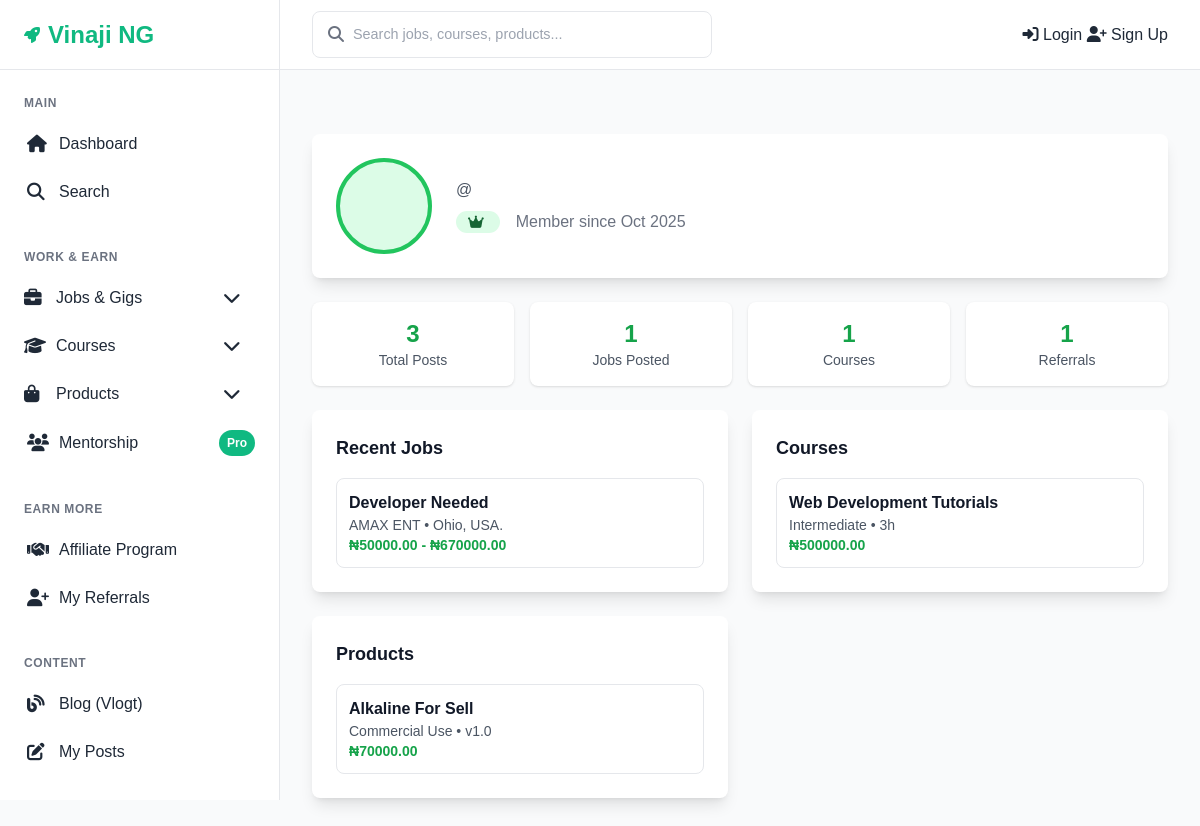
Page /accounts/profile/dydx/ on the committed database.
### accounts/models.py (models this page shows, shortened)
class UserProfile(models.Model):
    user = models.OneToOneField(User, on_delete=models.CASCADE, related_name='profile')
    bio = models.TextField(max_length=500, blank=True)
    profile_picture = models.ImageField(upload_to='profile_pics/', blank=True, null=True)
    country = models.CharField(max_length=100, blank=True)
    phone_number = models.CharField(max_length=20, blank=True)
    referred_by = models.ForeignKey(
        User,
        on_delete=models.SET_NULL,
        null=True,
        blank=True,
        related_name='profile_referrals'
    )
    date_joined = models.DateTimeField(auto_now_add=True)

### jobs/models.py (models this page shows, shortened)
class Job(models.Model):
    JOB_TYPES = [
        ('full_time', 'Full Time'),
        ('part_time', 'Part Time'),
        ('contract', 'Contract'),
        ('freelance', 'Freelance'),
        ('internship', 'Internship'),
    ]
    LEVELS = [
        ('entry', 'Entry Level'),
        ('mid', 'Mid Level'),
        ('senior', 'Senior Level'),
        ('executive', 'Executive'),
    ]
    STATUS_CHOICES = [
        ('draft', 'Draft'),
        ('pending', 'Pending Approval'),
        ('approved', 'Approved'),
        ('rejected', 'Rejected'),
    ]
    title = models.CharField(max_length=200)
    description = models.TextField()
    category = models.ForeignKey(
        Category,
        on_delete=models.CASCADE,
        related_name='jobs',
        limit_choices_to={'category_type': 'job'}
    )
    job_type = models.CharField(max_length=20, choices=JOB_TYPES)
    location = models.CharField(max_length=100)
    company_name = models.CharField(max_length=100)
    company_logo = models.ImageField(upload_to='company_logos/', blank=True, null=True)
    salary_min = models.DecimalField(max_digits=10, decimal_places=2)
    salary_max = models.DecimalField(max_digits=10, decimal_places=2)
    deadline = models.DateTimeField()
    spots_total = models.PositiveIntegerField(default=1)
    spots_left = models.PositiveIntegerField(default=1)
    level_requirement = models.CharField(max_length=20, choices=LEVELS, default='entry')
    price = models.DecimalField(max_digits=10, decimal_places=2, default=0)
    posted_by = models.ForeignKey(
        settings.AUTH_USER_MODEL,
        on_delete=models.CASCADE,
        related_name='jobs_posted'  # Changed to avoid conflict
    )
    status = models.CharField(max_length=20, choices=STATUS_CHOICES, default='draft')
    rejection_reason = models.TextField(blank=True)
    views_count = models.PositiveIntegerField(default=0)
    favorites = models.ManyToManyField(
        settings.AUTH_USER_MODEL,
        related_name='favorite_jobs',  # Keep this consistent
        blank=True
    )
    created_at = models.DateTimeField(auto_now_add=True)
    updated_at = models.DateTimeField(auto_now=True)
    class Meta:
        ordering = ['-created_at']

### courses/models.py (models this page shows, shortened)
class Course(models.Model):
    LEVELS = [
        ('beginner', 'Beginner'),
        ('intermediate', 'Intermediate'),
        ('advanced', 'Advanced'),
    ]
    MODES = [
        ('online', 'Online'),
        ('offline', 'Offline'),
        ('hybrid', 'Hybrid'),
    ]
    STATUS_CHOICES = [
        ('draft', 'Draft'),
        ('pending', 'Pending Approval'),
        ('approved', 'Approved'),
        ('rejected', 'Rejected'),
    ]
    title = models.CharField(max_length=200)
    description = models.TextField()
    category = models.ForeignKey(CourseCategory, on_delete=models.CASCADE, related_name='courses')
    level = models.CharField(max_length=20, choices=LEVELS, default='beginner')
    instructor = models.ForeignKey(settings.AUTH_USER_MODEL, on_delete=models.CASCADE, related_name='courses_taught')
    duration = models.PositiveIntegerField(help_text="Duration in hours")
    mode = models.CharField(max_length=20, choices=MODES, default='online')
    start_date = models.DateTimeField()
    is_self_paced = models.BooleanField(default=False)
    price = models.DecimalField(max_digits=10, decimal_places=2, default=0)
    spots_total = models.PositiveIntegerField(default=1)
    spots_left = models.PositiveIntegerField(default=1)
    preview_video = models.URLField(blank=True)
    thumbnail = models.ImageField(upload_to='course_thumbnails/', blank=True, null=True)
    status = models.CharField(max_length=20, choices=STATUS_CHOICES, default='draft')
    rejection_reason = models.TextField(blank=True)
    created_at = models.DateTimeField(auto_now_add=True)
    updated_at = models.DateTimeField(auto_now=True)
    category = models.ForeignKey(
        Category,
        on_delete=models.CASCADE,
        related_name='courses',
        limit_choices_to={'category_type': 'course'}  # only show "course" categories
    )
    class Meta:
        ordering = ['-created_at']

### products/models.py (models this page shows, shortened)
class Product(models.Model):
    LICENSE_TYPES = [
        ('personal', 'Personal Use'),
        ('commercial', 'Commercial Use'),
        ('enterprise', 'Enterprise'),
    ]
    STATUS_CHOICES = [
        ('draft', 'Draft'),
        ('pending', 'Pending Approval'),
        ('approved', 'Approved'),
        ('rejected', 'Rejected'),
    ]
    title = models.CharField(max_length=200)
    description = models.TextField()
    seller = models.ForeignKey(settings.AUTH_USER_MODEL, on_delete=models.CASCADE, related_name='products')
    license_type = models.CharField(max_length=20, choices=LICENSE_TYPES, default='personal')
    version = models.CharField(max_length=20, default='1.0')
    price = models.DecimalField(max_digits=10, decimal_places=2)
    category = models.ForeignKey(
        Category,
        on_delete=models.CASCADE,
        related_name='products',
        limit_choices_to={'category_type': 'product'}
    )
    thumbnail = models.ImageField(upload_to='product_thumbnails/', blank=True, null=True)
    gallery_images = models.ManyToManyField('ProductImage', blank=True)
    product_file = models.FileField(
        upload_to='product_files/',
        validators=[FileExtensionValidator(allowed_extensions=['zip', 'pdf', 'doc', 'docx'])]
    )
    sample_file = models.FileField(
        upload_to='sample_files/',
        blank=True,
        null=True,
        validators=[FileExtensionValidator(allowed_extensions=['pdf', 'jpg', 'png'])]
    )
    features = models.TextField(blank=True, help_text="List of features (one per line)")
    tags = models.CharField(max_length=500, blank=True, help_text="Comma-separated tags")
    status = models.CharField(max_length=20, choices=STATUS_CHOICES, default='draft')
    rejection_reason = models.TextField(blank=True)
    views_count = models.PositiveIntegerField(default=0)
    download_count = models.PositiveIntegerField(default=0)
    created_at = models.DateTimeField(auto_now_add=True)
    updated_at = models.DateTimeField(auto_now=True)
    class Meta:
        ordering = ['-created_at']

### accounts/views.py (the view)
# urls.py: path('profile/<str:username>/', views.PublicProfileView.as_view(), name='public_profile'),
class PublicProfileView(DetailView):
    model = UserProfile
    template_name = 'accounts/profile/public.html'
    context_object_name = 'profile_user'
    slug_field = 'user__username'
    slug_url_kwarg = 'username'
    def get_context_data(self, **kwargs):
        context = super().get_context_data(**kwargs)
        profile = self.object        # UserProfile
        user = profile.user
        context.update({
            'user_jobs': Job.objects.filter(posted_by=user, status='approved')[:10],
            'user_courses': Course.objects.filter(instructor=user, status='approved')[:10],
            'user_products': Product.objects.filter(seller=user, status='approved')[:10],
            'user_blog_posts': BlogPost.objects.filter(author=user, status='published')[:10],
            'referral_count': Referral.objects.filter(referrer=user).count(),
            'total_posts': (
                Job.objects.filter(posted_by=user, status='approved').count() +
                Course.objects.filter(instructor=user, status='approved').count() +
                Product.objects.filter(seller=user, status='approved').count() +
                BlogPost.objects.filter(author=user, status='published').count()
            )
        })
        return context

### site_core/context_processors.py (called while the page is built)
def site_settings(request):
    return {
        'site_settings': SiteSetting.get_solo()
    }

### site_core/models.py (called while the page is built)
    @classmethod
    def get_solo(cls):
        obj, created = cls.objects.get_or_create(pk=1)
        return obj

### transactions/context_processors.py (called while the page is built, shortened)
def notifications_context(request):
    return {
        'unread_notifications_count': 0
    }

### templates/accounts/profile/public.html (shortened to what this page needs)
{% extends 'base.html' %}
{% block content %}
<div class="max-w-4xl mx-auto">
    <div class="bg-white rounded-lg shadow-lg p-6 mb-6">
        <div class="flex items-center space-x-6">
            <div class="relative">
                {% if profile_user.profile.profile_picture %}
                    <img src="{{ profile_user.profile.profile_picture.url }}" alt="Profile Picture"
                         class="w-24 h-24 rounded-full object-cover border-4 border-green-500">
                {% else %}
                    <div class="w-24 h-24 rounded-full bg-green-100 border-4 border-green-500 flex items-center justify-center">
                    </div>
                {% endif %}
            </div>
            <div class="flex-1">
                <p class="text-gray-600">@{{ profile_user.username }}</p>
                <div class="flex items-center space-x-4 mt-2">
                    <span class="inline-flex items-center px-3 py-1 rounded-full text-sm font-medium bg-green-100 text-green-800">
                        <i class="fas fa-crown mr-1"></i>
                    </span>
                    <span class="text-gray-500">Member since {{ profile_user.date_joined|date:"M Y" }}</span>
                </div>
            </div>
        </div>
    </div>
    <div class="grid grid-cols-2 md:grid-cols-4 gap-4 mb-6">
        <div class="bg-white rounded-lg shadow p-4 text-center">
            <div class="text-2xl font-bold text-green-600">{{ total_posts }}</div>
            <div class="text-sm text-gray-600">Total Posts</div>
        </div>
        <div class="bg-white rounded-lg shadow p-4 text-center">
            <div class="text-2xl font-bold text-green-600">{{ user_jobs.count }}</div>
            <div class="text-sm text-gray-600">Jobs Posted</div>
        </div>
        <div class="bg-white rounded-lg shadow p-4 text-center">
            <div class="text-2xl font-bold text-green-600">{{ user_courses.count }}</div>
            <div class="text-sm text-gray-600">Courses</div>
        </div>
        <div class="bg-white rounded-lg shadow p-4 text-center">
            <div class="text-2xl font-bold text-green-600">{{ referral_count }}</div>
            <div class="text-sm text-gray-600">Referrals</div>
        </div>
    </div>
    <div class="grid grid-cols-1 lg:grid-cols-2 gap-6">
        {% if user_jobs %}
        <div class="bg-white rounded-lg shadow-lg p-6">
            <h2 class="text-lg font-semibold text-gray-900 mb-4">Recent Jobs</h2>
            <div class="space-y-3">
                {% for job in user_jobs %}
                <div class="border rounded-lg p-3 hover:border-green-500 transition-colors">
                    <h3 class="font-semibold text-gray-900">
                        <a href="{% url 'job_detail' job.pk %}" class="hover:text-green-600">{{ job.title }}</a>
                    </h3>
                    <p class="text-sm text-gray-600">{{ job.company_name }} • {{ job.location }}</p>
                    <p class="text-green-600 font-semibold text-sm">₦{{ job.salary_min }} - ₦{{ job.salary_max }}</p>
                </div>
                {% endfor %}
            </div>
        </div>
        {% endif %}
        {% if user_courses %}
        <div class="bg-white rounded-lg shadow-lg p-6">
            <h2 class="text-lg font-semibold text-gray-900 mb-4">Courses</h2>
            <div class="space-y-3">
                {% for course in user_courses %}
                <div class="border rounded-lg p-3 hover:border-green-500 transition-colors">
                    <h3 class="font-semibold text-gray-900">
                        <a href="{% url 'course_detail' course.pk %}" class="hover:text-green-600">{{ course.title }}</a>
                    </h3>
                    <p class="text-sm text-gray-600">{{ course.get_level_display }} • {{ course.duration }}h</p>
                    <p class="text-green-600 font-semibold text-sm">₦{{ course.price }}</p>
                </div>
                {% endfor %}
            </div>
        </div>
        {% endif %}
        {% if user_products %}
        <div class="bg-white rounded-lg shadow-lg p-6">
            <h2 class="text-lg font-semibold text-gray-900 mb-4">Products</h2>
            <div class="space-y-3">
                {% for product in user_products %}
                <div class="border rounded-lg p-3 hover:border-green-500 transition-colors">
                    <h3 class="font-semibold text-gray-900">
                        <a href="{% url 'product_detail' product.pk %}" class="hover:text-green-600">{{ product.title }}</a>
                    </h3>
                    <p class="text-sm text-gray-600">{{ product.get_license_type_display }} • v{{ product.version }}</p>
                    <p class="text-green-600 font-semibold text-sm">₦{{ product.price }}</p>
                </div>
                {% endfor %}
            </div>
        </div>
        {% endif %}
    </div>
</div>
{% endblock %}

### templates/base.html (style rules this page uses)
:root { --primary-color: #10b981; --primary-dark: #059669; --primary-light: #34d399; --secondary-color: #1f2937; --accent-color: #f59e0b; --text-dark: #1f2937; --text-light: #6b7280; --bg-light: #f9fafb; --bg-white: #ffffff; --border-color: #e5e7eb; --success-color: #10b981; --warning-color: #f59e0b; --error-color: #ef4444; --shadow: 0 1px 3px 0 rgba(0, 0, 0, 0.1), 0 1px 2px 0 rgba(0, 0, 0, 0.06); --shadow-lg: 0 10px 15px -3px rgba(0, 0, 0, 0.1), 0 4px 6px -2px rgba(0, 0, 0, 0.05); --sidebar-width: 280px; --header-height: 70px; }
* { margin: 0; padding: 0; box-sizing: border-box; }
body { font-family: 'Inter', sans-serif; line-height: 1.6; color: var(--text-dark); background-color: var(--bg-light); display: flex; min-height: 100vh; }
.text-center { text-align: center; }
.flex { display: flex; }
.items-center { align-items: center; }
.mb-4 { margin-bottom: 1rem; }
.p-4 { padding: 1rem; }

### rows in the picture
UserProfile: date_joined "Oct 2025"
Job: title "Developer Needed", company_name "AMAX ENT", location "Ohio, USA.", salary_min "50000.00", salary_max "670000.00"
Course: title "Web Development Tutorials", level "Intermediate", duration "3", price "500000.00"
Product: title "Alkaline For Sell", license_type "Commercial Use", version "1.0", price "70000.00"

### other values in the picture
{{ total_posts }} "3"
{{ user_jobs.count }} "1"
{{ user_courses.count }} "1"
{{ referral_count }} "1"
